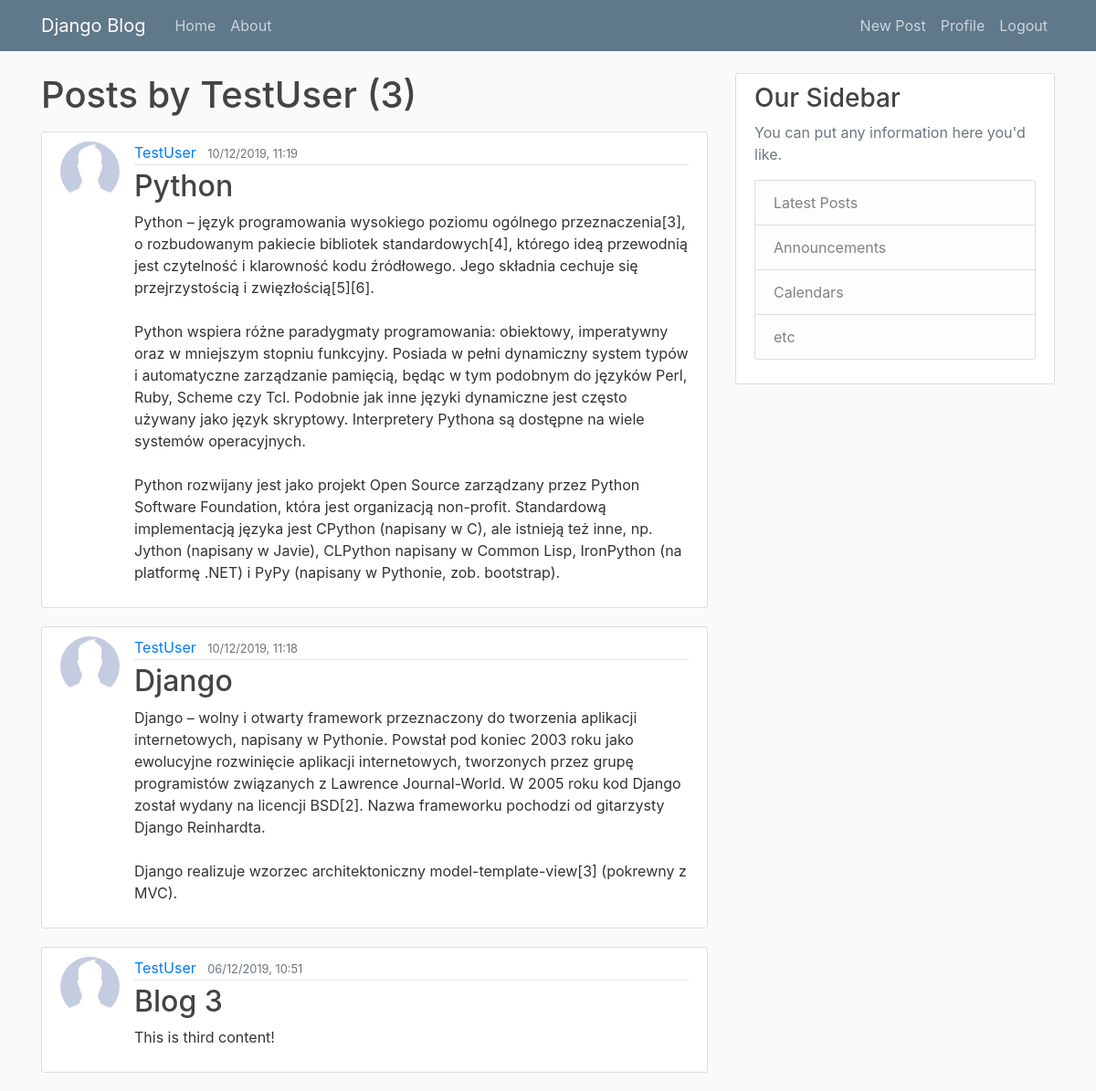
The page /user/TestUser (signed in) on the database its author committed.
### blog/models.py (models this page shows, shortened)
class Post(models.Model):
    title = models.CharField(max_length=100)
    content = models.TextField()
    date_posted = models.DateTimeField(default=timezone.now)
    author = models.ForeignKey(User, on_delete=models.CASCADE)

### users/models.py (models this page shows, shortened)
class Profile(models.Model):
    user = models.OneToOneField(User, on_delete=models.CASCADE)
    image = models.ImageField(default='default.jpg', upload_to='profile_pics')

### blog/views.py (the view)
# urls.py: path('user/<str:username>', UserPostListView.as_view(), name='user-posts'),
class UserPostListView(ListView):
    model = Post
    template_name = 'blog/user_posts.html'
    context_object_name = 'posts'
    paginate_by = 5
    def get_queryset(self):
        user = get_object_or_404(User, username=self.kwargs.get('username'))
        return Post.objects.filter(author=user).order_by('-date_posted')

### blog/templates/blog/user_posts.html (shortened to what this page needs)
{% extends "blog/base.html" %}
{% block content %}
    <h1 class="mb-3">Posts by {{ view.kwargs.username }} ({{ page_obj.paginator.count }})</h1>
    {% for post in posts %}
        <article class="media content-section">
          <img class="rounded-circle article-img" src="{{ post.author.profile.image.url }}">
          <div class="media-body">
            <div class="article-metadata">
              <a class="mr-2" href="{% url 'user-posts' post.author.username %}">{{ post.author }}</a>
              <small class="text-muted">{{ post.date_posted|date:"d/m/Y, H:i" }}</small>
            </div>
            <h2><a class="article-title" href="{% url 'post-detail' post.id %}">{{ post.title }}</a></h2>
            <p class="article-content">{{ post.content }}</p>
          </div>
        </article>
    {% endfor %}
{% endblock content %}

### blog/static/blog/main.css (style rules this page uses)
body { background: #fafafa; color: #333333; margin-top: 5rem; }
h1, h2, h3, h4, h5, h6 { color: #444444; }
.content-section { background: #ffffff; padding: 10px 20px; border: 1px solid #dddddd; border-radius: 3px; margin-bottom: 20px; }
.article-title { color: #444444; }
.article-content { white-space: pre-line; }
.article-img { height: 65px; width: 65px; margin-right: 16px; }
.article-metadata { padding-bottom: 1px; margin-bottom: 4px; border-bottom: 1px solid #e3e3e3 }

### rows shown on the page
Post: author.profile.image (placeholder picture), author "TestUser", date_posted "10/12/2019, 11:19", title "Python", content "Python – język programowania wysokiego poziomu ogólnego przeznaczenia[3], o rozbudowanym pakiecie bibliotek standardowych[4], którego ideą przewodnią jest czytelność i klarowność kodu źródłowego. Jego składnia cechuje się przejrzystością i zwięzłością[5][6]. Python wspiera różne paradygmaty programowania: obiektowy, imperatywny oraz w mniejszym stopniu funkcyjny. Posiada w pełni dynamiczny system typów i automatyczne zarządzanie pamięcią, będąc w tym podobnym do języków Perl, Ruby, Scheme czy Tcl. Podobnie jak inne języki dynamiczne jest często używany jako język skryptowy. Interpretery Pythona są dostępne na wiele systemów operacyjnych. Python rozwijany jest jako projekt Open Source…"
Post: author.profile.image (placeholder picture), author "TestUser", date_posted "10/12/2019, 11:18", title "Django", content "Django – wolny i otwarty framework przeznaczony do tworzenia aplikacji internetowych, napisany w Pythonie. Powstał pod koniec 2003 roku jako ewolucyjne rozwinięcie aplikacji internetowych, tworzonych przez grupę programistów związanych z Lawrence Journal-World. W 2005 roku kod Django został wydany na licencji BSD[2]. Nazwa frameworku pochodzi od gitarzysty Django Reinhardta. Django realizuje wzorzec architektoniczny model-template-view[3] (pokrewny z MVC)."
Post: author.profile.image (placeholder picture), author "TestUser", date_posted "06/12/2019, 10:51", title "Blog 3", content "This is third content!"

### other values the page prints
{{ view.kwargs.username }} "TestUser"
{{ page_obj.paginator.count }} "3"
